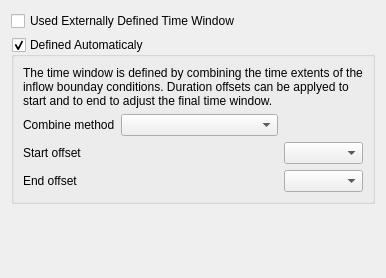
<?xml version="1.0" encoding="UTF-8"?>
<ui version="4.0">
 <class>Reoshydraulicstructure2dTimeWindowWidget</class>
 <widget class="QWidget" name="Reoshydraulicstructure2dTimeWindowWidget">
  <property name="geometry">
   <rect>
    <x>0</x>
    <y>0</y>
    <width>386</width>
    <height>278</height>
   </rect>
  </property>
  <property name="windowTitle">
   <string notr="true">Form</string>
  </property>
  <layout class="QVBoxLayout" name="verticalLayout">
   <item>
    <widget class="QCheckBox" name="mExternallyCheckBox">
     <property name="toolTip">
      <string>Typically, used time window configured in original imported file.</string>
     </property>
     <property name="text">
      <string>Used Externally Defined Time Window</string>
     </property>
    </widget>
   </item>
   <item>
    <widget class="QGroupBox" name="mGroupBoxAuto">
     <property name="title">
      <string>Defined Automaticaly</string>
     </property>
     <property name="checkable">
      <bool>true</bool>
     </property>
     <layout class="QGridLayout" name="gridLayout">
      <item row="3" column="1" colspan="2">
       <widget class="ReosParameterDurationWidget" name="mEndOffset" native="true"/>
      </item>
      <item row="2" column="3">
       <widget class="QComboBox" name="mComboBoxOriginStart"/>
      </item>
      <item row="3" column="3">
       <widget class="QComboBox" name="mComboBoxOriginEnd"/>
      </item>
      <item row="2" column="1" colspan="2">
       <widget class="ReosParameterDurationWidget" name="mStartOffset" native="true"/>
      </item>
      <item row="2" column="0">
       <widget class="QLabel" name="label_3">
        <property name="text">
         <string>Start offset</string>
        </property>
       </widget>
      </item>
      <item row="3" column="0">
       <widget class="QLabel" name="label_4">
        <property name="text">
         <string>End offset</string>
        </property>
       </widget>
      </item>
      <item row="1" column="0">
       <widget class="QLabel" name="label_2">
        <property name="text">
         <string>Combine method</string>
        </property>
       </widget>
      </item>
      <item row="1" column="1" colspan="2">
       <widget class="QComboBox" name="mCombineCombo"/>
      </item>
      <item row="0" column="0" colspan="4">
       <widget class="QLabel" name="label">
        <property name="text">
         <string>The time window is defined by combining the time extents of the inflow bounday conditions. Duration offsets can be applyed to start and to end to adjust the final time window. </string>
        </property>
        <property name="wordWrap">
         <bool>true</bool>
        </property>
       </widget>
      </item>
     </layout>
    </widget>
   </item>
   <item>
    <layout class="QHBoxLayout" name="horizontalLayout">
     <item>
      <widget class="ReosParameterDateTimeWidget" name="mStartTime" native="true"/>
     </item>
     <item>
      <widget class="ReosParameterDateTimeWidget" name="mEndTime" native="true"/>
     </item>
    </layout>
   </item>
   <item>
    <spacer name="verticalSpacer">
     <property name="orientation">
      <enum>Qt::Vertical</enum>
     </property>
     <property name="sizeHint" stdset="0">
      <size>
       <width>20</width>
       <height>40</height>
      </size>
     </property>
    </spacer>
   </item>
  </layout>
 </widget>
 <customwidgets>
  <customwidget>
   <class>ReosParameterDurationWidget</class>
   <extends>QWidget</extends>
   <header>reosparameterwidget.h</header>
   <container>1</container>
  </customwidget>
  <customwidget>
   <class>ReosParameterDateTimeWidget</class>
   <extends>QWidget</extends>
   <header>reosparameterwidget.h</header>
   <container>1</container>
  </customwidget>
 </customwidgets>
 <resources/>
 <connections/>
</ui>
